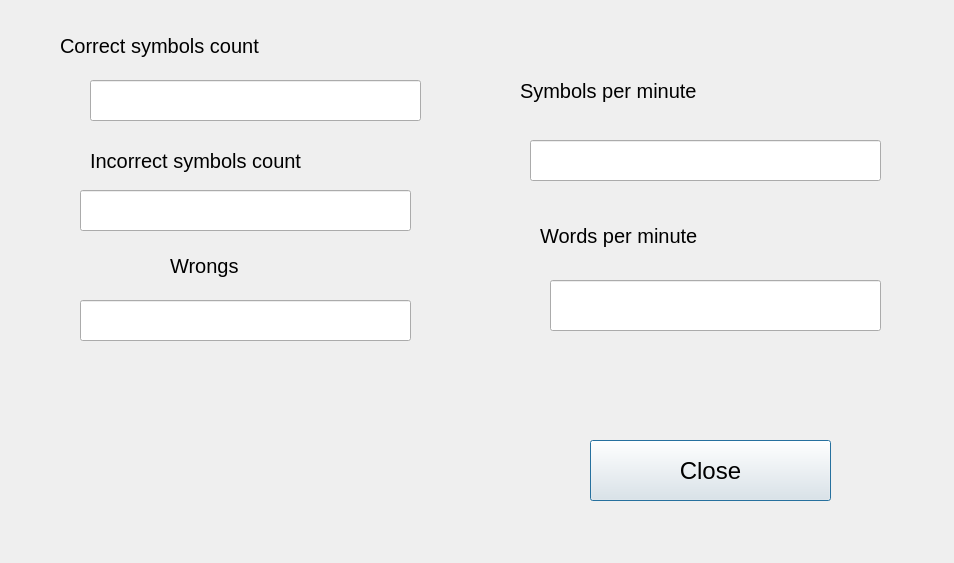
<?xml version="1.0" encoding="UTF-8"?>
<ui version="4.0">
 <class>Stats_window</class>
 <widget class="QDialog" name="Stats_window">
  <property name="geometry">
   <rect>
    <x>0</x>
    <y>0</y>
    <width>954</width>
    <height>563</height>
   </rect>
  </property>
  <property name="font">
   <font>
    <pointsize>15</pointsize>
   </font>
  </property>
  <property name="windowTitle">
   <string>Dialog</string>
  </property>
  <widget class="QLabel" name="label">
   <property name="geometry">
    <rect>
     <x>60</x>
     <y>20</y>
     <width>451</width>
     <height>51</height>
    </rect>
   </property>
   <property name="font">
    <font>
     <pointsize>15</pointsize>
    </font>
   </property>
   <property name="text">
    <string>Correct symbols count</string>
   </property>
  </widget>
  <widget class="QLabel" name="label_2">
   <property name="geometry">
    <rect>
     <x>90</x>
     <y>140</y>
     <width>331</width>
     <height>41</height>
    </rect>
   </property>
   <property name="text">
    <string>Incorrect symbols count</string>
   </property>
  </widget>
  <widget class="QLabel" name="label_3">
   <property name="geometry">
    <rect>
     <x>170</x>
     <y>240</y>
     <width>171</width>
     <height>51</height>
    </rect>
   </property>
   <property name="text">
    <string>Wrongs</string>
   </property>
  </widget>
  <widget class="QPushButton" name="close_button">
   <property name="enabled">
    <bool>true</bool>
   </property>
   <property name="geometry">
    <rect>
     <x>590</x>
     <y>440</y>
     <width>241</width>
     <height>61</height>
    </rect>
   </property>
   <property name="font">
    <font>
     <family>Ubuntu</family>
     <pointsize>18</pointsize>
    </font>
   </property>
   <property name="text">
    <string>Close</string>
   </property>
  </widget>
  <widget class="QLineEdit" name="correct_symbols_count_line">
   <property name="geometry">
    <rect>
     <x>90</x>
     <y>80</y>
     <width>331</width>
     <height>41</height>
    </rect>
   </property>
   <property name="readOnly">
    <bool>true</bool>
   </property>
  </widget>
  <widget class="QLineEdit" name="incorrect_symbols_count_line">
   <property name="geometry">
    <rect>
     <x>80</x>
     <y>190</y>
     <width>331</width>
     <height>41</height>
    </rect>
   </property>
   <property name="readOnly">
    <bool>true</bool>
   </property>
  </widget>
  <widget class="QLineEdit" name="wrongs_count_line">
   <property name="geometry">
    <rect>
     <x>80</x>
     <y>300</y>
     <width>331</width>
     <height>41</height>
    </rect>
   </property>
   <property name="readOnly">
    <bool>true</bool>
   </property>
  </widget>
  <widget class="QLineEdit" name="symbols_per_minute_line">
   <property name="geometry">
    <rect>
     <x>530</x>
     <y>140</y>
     <width>351</width>
     <height>41</height>
    </rect>
   </property>
   <property name="readOnly">
    <bool>true</bool>
   </property>
  </widget>
  <widget class="QLineEdit" name="words_per_minute_line">
   <property name="geometry">
    <rect>
     <x>550</x>
     <y>280</y>
     <width>331</width>
     <height>51</height>
    </rect>
   </property>
   <property name="readOnly">
    <bool>true</bool>
   </property>
  </widget>
  <widget class="QLabel" name="label_4">
   <property name="geometry">
    <rect>
     <x>520</x>
     <y>60</y>
     <width>361</width>
     <height>61</height>
    </rect>
   </property>
   <property name="text">
    <string>Symbols per minute</string>
   </property>
  </widget>
  <widget class="QLabel" name="label_5">
   <property name="geometry">
    <rect>
     <x>540</x>
     <y>210</y>
     <width>361</width>
     <height>51</height>
    </rect>
   </property>
   <property name="text">
    <string>Words per minute</string>
   </property>
  </widget>
 </widget>
 <resources/>
 <connections/>
</ui>
